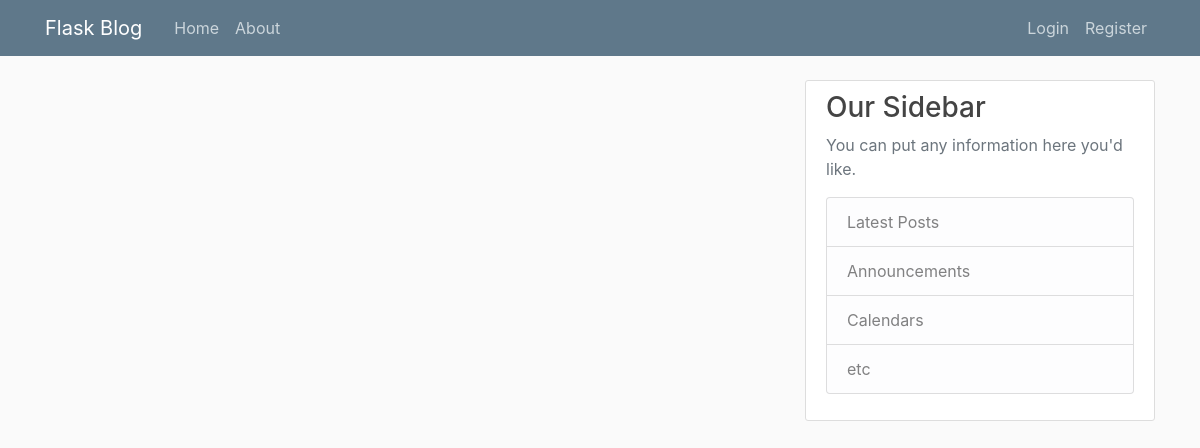
/home, run on an earlier commit of the app's database.
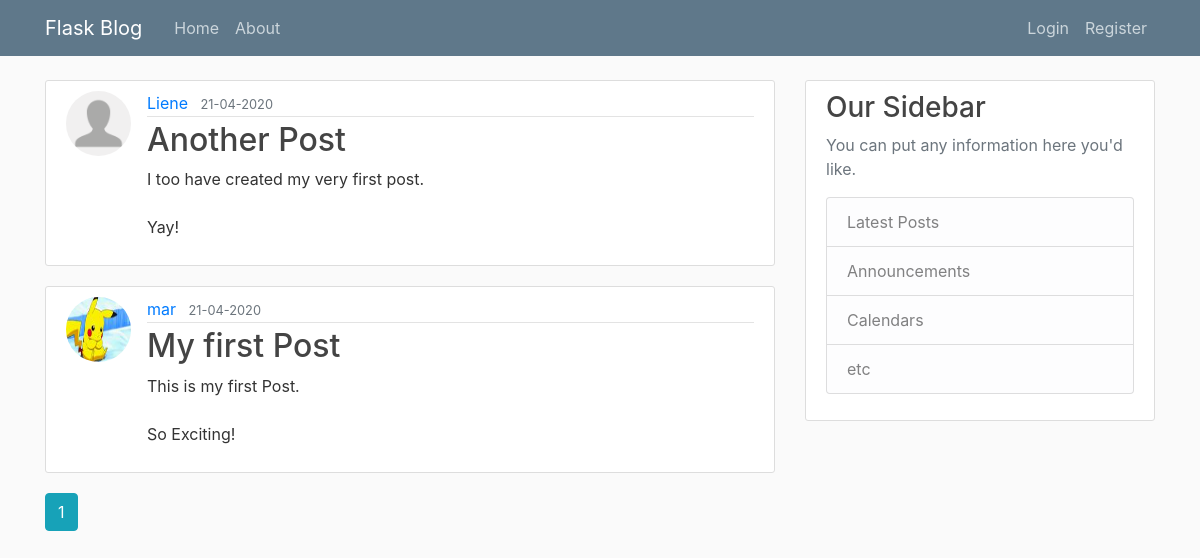
And on a later commit of the database.
### flaskblog/models.py (models this page shows, shortened)
class Post(db.Model):
    id = db.Column(db.Integer, primary_key=True)
    title = db.Column(db.String(100), nullable=False)
    date_posted = db.Column(db.DateTime, nullable=False, default=datetime.utcnow)
    content = db.Column(db.Text, nullable=False)
    user_id = db.Column(db.Integer, db.ForeignKey('user.id'), nullable=False)

class User(db.Model, UserMixin):
    id = db.Column(db.Integer, primary_key=True)
    username = db.Column(db.String(20), unique=True, nullable=False)
    email = db.Column(db.String(120), unique=True, nullable=False)
    image_file = db.Column(db.String(20), nullable=False, default='default.jpg')
    password = db.Column(db.String(60), nullable=False)
    posts = db.relationship('Post', backref='author', lazy=True)

### flaskblog/main/routes.py (the view)
@main.route("/")
@main.route("/home")
def home():
    page = request.args.get('page', 1, type=int)
    posts = Post.query.order_by(Post.date_posted.desc()).paginate(page=page, per_page=5)
    return render_template("home.html", posts=posts)

### flaskblog/templates/home.html
<!DOCTYPE html>
{% extends "base.html" %}
{% block content %}
{% for post in posts.items %}
    <article class="media content-section">
    <img class="rounded-circle article-img" src="{{ url_for('static', filename='profile_pics/' + post.author.image_file) }}" alt="Profile img">
        <div class="media-body">
            <div class="article-metadata">
                <a class="mr-2" href="{{ url_for('users.user_posts', username=post.author.username) }}">{{ post.author.username }}</a>
                <small class="text-muted">{{ post.date_posted.strftime('%d-%m-%Y') }}</small>
            </div>
            <h2><a class="article-title" href="{{ url_for('posts.post', post_id=post.id) }}">{{ post.title }}</a></h2>
            <p class="article-content">{{ post.content }}</p>
        </div>
    </article>
{% endfor %}
{% for page_num in posts.iter_pages(left_edge=1, right_edge=1, left_current=1, right_current=2) %}
    {% if page_num %}
        {% if posts.page == page_num %}
            <a class="btn btn-info mb-4" href="{{ url_for('main.home', page=page_num) }}">{{ page_num }}</a>
        {% else %}
            <a class="btn btn-outline-info mb-4" href="{{ url_for('main.home', page=page_num) }}">{{ page_num }}</a>
        {% endif%}
    {% else %}
        ...
    {% endif%}
{% endfor %}
{% endblock %}

### flaskblog/templates/base.html (shortened to what this page needs)
<!DOCTYPE html>
<html lang="en">
  <head>
    <link
      rel="stylesheet"
      href="https://stackpath.bootstrapcdn.com/bootstrap/4.3.1/css/bootstrap.min.css"
    />
    <link rel="stylesheet" type="text/css" href="{{ url_for('static', filename='style.css') }}">
  </head>
  <body>
    <header class="site-header">
      <nav class="navbar navbar-expand-md navbar-dark bg-steel fixed-top">
        <div class="container">
          <a class="navbar-brand mr-4" href="/">Flask Blog</a>
          <div class="collapse navbar-collapse" id="navbarToggle">
            <div class="navbar-nav mr-auto">
              <a class="nav-item nav-link" href="{{ url_for('main.home') }}">Home</a>
              <a class="nav-item nav-link" href="{{ url_for('main.about') }}">About</a>
            </div>
            <div class="navbar-nav">
              {% if current_user.is_authenticated %}
              <a class="nav-item nav-link" href="{{ url_for('posts.new_post') }}">New Post</a>
                <a class="nav-item nav-link" href="{{ url_for('users.account') }}">Account</a>
                <a class="nav-item nav-link" href="{{ url_for('users.logout') }}">Logout</a>
              {% else %}
                <a class="nav-item nav-link" href="{{ url_for('users.login') }}">Login</a>
                <a class="nav-item nav-link" href="{{ url_for('users.register') }}">Register</a>
              {% endif %}
            </div>
          </div>
        </div>
      </nav>
    </header>
    <main role="main" class="container">
        <div class="row">
            <div class="col-md-8">
                {% block content %}
                {% endblock %}
            </div>
            <div class="col-md-4">
                <div class="content-section">
                    <h3>Our Sidebar</h3>
                    <p class="text-muted">You can put any information here you'd like.
                    <ul class="list-group">
                        <li class="list-group-item list-group-item-light">Latest Posts</li>
                        <li class="list-group-item list-group-item-light">Announcements</li>
                        <li class="list-group-item list-group-item-light">Calendars</li>
                        <li class="list-group-item list-group-item-light">etc</li>
                    </ul>
                    </p>
                </div>
            </div>
        </div>
    </main>
  </body>
</html>

### flaskblog/static/style.css (style rules this page uses)
body { background: #fafafa; color: #333333; margin-top: 5rem; }
h1, h2, h3, h4, h5, h6 { color: #444444; }
.bg-steel { background-color: #5f788a; }
.site-header .navbar-nav .nav-link { color: #cbd5db; }
.content-section { background: #ffffff; padding: 10px 20px; border: 1px solid #dddddd; border-radius: 3px; margin-bottom: 20px; }
.article-title { color: #444444; }
.article-content { white-space: pre-line; }
.article-img { height: 65px; width: 65px; margin-right: 16px; }
.article-metadata { padding-bottom: 1px; margin-bottom: 4px; border-bottom: 1px solid #e3e3e3 }

What changed in the data, as far as the page shows it:
added Post: image_file (placeholder picture), author.username "Liene", date_posted "21-04-2020", title "Another Post", content "I too have created my very first post. Yay!"
added Post: image_file (picture), author.username "mar", date_posted "21-04-2020", title "My first Post", content "This is my first Post. So Exciting!"
Also different on the page:
new list line: "1"
